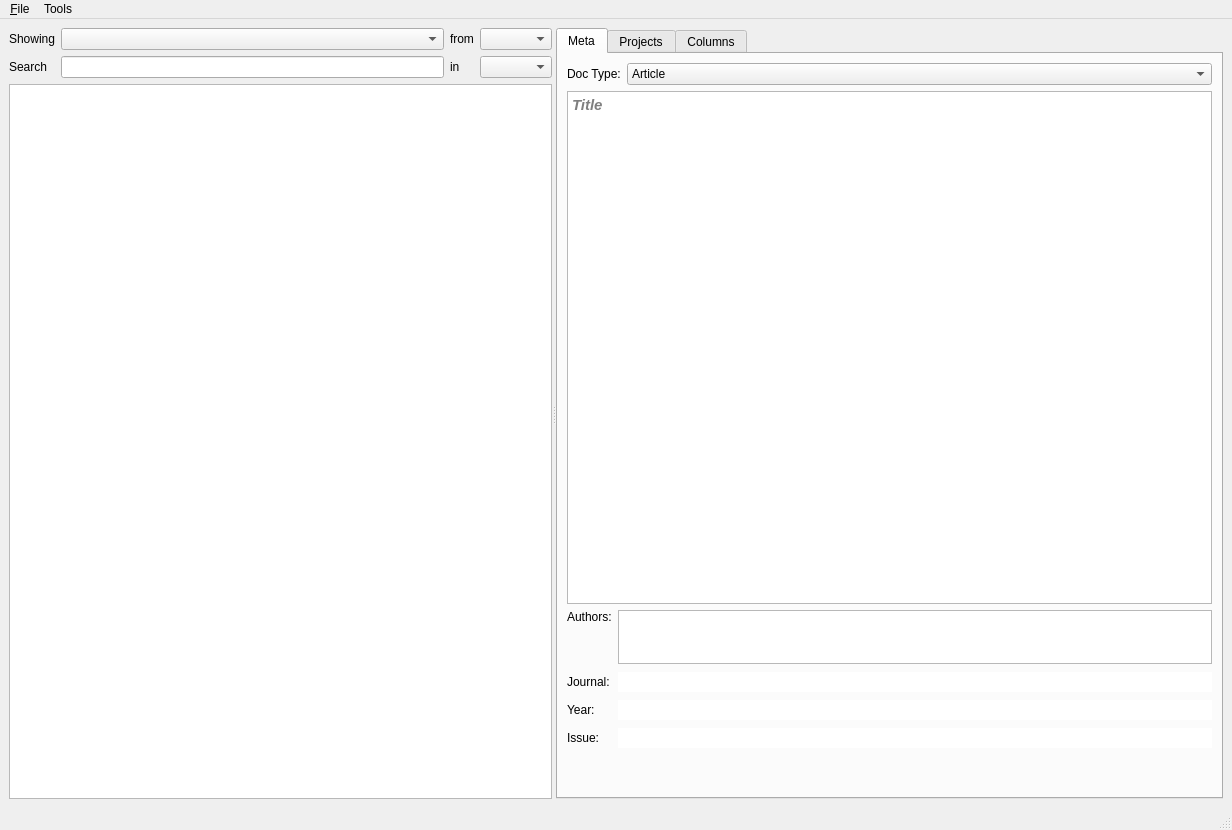
<?xml version="1.0" encoding="UTF-8"?>
<ui version="4.0">
 <class>MainWindow</class>
 <widget class="QMainWindow" name="MainWindow">
  <property name="geometry">
   <rect>
    <x>0</x>
    <y>0</y>
    <width>1232</width>
    <height>830</height>
   </rect>
  </property>
  <property name="windowTitle">
   <string>LitDash</string>
  </property>
  <widget class="QWidget" name="centralwidget">
   <layout class="QHBoxLayout" name="horizontalLayout">
    <item>
     <widget class="QSplitter" name="splitter">
      <property name="orientation">
       <enum>Qt::Horizontal</enum>
      </property>
      <widget class="QWidget" name="gridLayoutWidget">
       <layout class="QGridLayout" name="gridLayout_2">
        <item row="0" column="3">
         <widget class="QComboBox" name="comboBox_Filter_Project"/>
        </item>
        <item row="0" column="2">
         <widget class="QLabel" name="label_6">
          <property name="text">
           <string>from</string>
          </property>
         </widget>
        </item>
        <item row="0" column="1">
         <widget class="QComboBox" name="comboBox_Filter"/>
        </item>
        <item row="0" column="0">
         <widget class="QLabel" name="label_5">
          <property name="text">
           <string>Showing</string>
          </property>
         </widget>
        </item>
        <item row="1" column="2">
         <widget class="QLabel" name="label_8">
          <property name="text">
           <string>in</string>
          </property>
         </widget>
        </item>
        <item row="1" column="3">
         <widget class="QComboBox" name="comboBox_Search_Column"/>
        </item>
        <item row="1" column="0">
         <widget class="QLabel" name="label_7">
          <property name="text">
           <string>Search</string>
          </property>
         </widget>
        </item>
        <item row="1" column="1">
         <widget class="QLineEdit" name="lineEdit_Search"/>
        </item>
        <item row="2" column="0" colspan="4">
         <widget class="QTableView" name="tableView_Docs"/>
        </item>
       </layout>
      </widget>
      <widget class="QTabWidget" name="tabSidePanel">
       <property name="sizePolicy">
        <sizepolicy hsizetype="Maximum" vsizetype="Expanding">
         <horstretch>0</horstretch>
         <verstretch>0</verstretch>
        </sizepolicy>
       </property>
       <property name="minimumSize">
        <size>
         <width>250</width>
         <height>0</height>
        </size>
       </property>
       <property name="maximumSize">
        <size>
         <width>16777215</width>
         <height>16777215</height>
        </size>
       </property>
       <property name="currentIndex">
        <number>0</number>
       </property>
       <widget class="QWidget" name="tabSidePanelPage1_2">
        <attribute name="title">
         <string>Meta</string>
        </attribute>
        <layout class="QVBoxLayout" name="verticalLayout_2">
         <item>
          <layout class="QHBoxLayout" name="horizontalLayout_2">
           <item>
            <widget class="QLabel" name="label">
             <property name="sizePolicy">
              <sizepolicy hsizetype="Preferred" vsizetype="Preferred">
               <horstretch>0</horstretch>
               <verstretch>0</verstretch>
              </sizepolicy>
             </property>
             <property name="text">
              <string>Doc Type:</string>
             </property>
            </widget>
           </item>
           <item>
            <widget class="QComboBox" name="comboBox_DocType">
             <property name="sizePolicy">
              <sizepolicy hsizetype="Preferred" vsizetype="Fixed">
               <horstretch>1</horstretch>
               <verstretch>0</verstretch>
              </sizepolicy>
             </property>
             <item>
              <property name="text">
               <string>Article</string>
              </property>
             </item>
             <item>
              <property name="text">
               <string>Book</string>
              </property>
             </item>
             <item>
              <property name="text">
               <string>Book Section</string>
              </property>
             </item>
             <item>
              <property name="text">
               <string>Working Paper</string>
              </property>
             </item>
             <item>
              <property name="text">
               <string>Report</string>
              </property>
             </item>
            </widget>
           </item>
          </layout>
         </item>
         <item>
          <widget class="QTextEdit" name="textEdit_Title">
           <property name="sizePolicy">
            <sizepolicy hsizetype="Expanding" vsizetype="Ignored">
             <horstretch>0</horstretch>
             <verstretch>1</verstretch>
            </sizepolicy>
           </property>
           <property name="font">
            <font>
             <pointsize>11</pointsize>
             <weight>75</weight>
             <italic>true</italic>
             <bold>true</bold>
            </font>
           </property>
           <property name="frameShape">
            <enum>QFrame::StyledPanel</enum>
           </property>
           <property name="lineWidth">
            <number>0</number>
           </property>
           <property name="placeholderText">
            <string>Title</string>
           </property>
          </widget>
         </item>
         <item>
          <layout class="QFormLayout" name="formLayout">
           <property name="formAlignment">
            <set>Qt::AlignLeading|Qt::AlignLeft|Qt::AlignVCenter</set>
           </property>
           <property name="verticalSpacing">
            <number>8</number>
           </property>
           <item row="1" column="0">
            <layout class="QVBoxLayout" name="verticalLayout">
             <item>
              <widget class="QLabel" name="label_2">
               <property name="text">
                <string>Authors:</string>
               </property>
              </widget>
             </item>
             <item>
              <spacer name="verticalSpacer_2">
               <property name="orientation">
                <enum>Qt::Vertical</enum>
               </property>
               <property name="sizeHint" stdset="0">
                <size>
                 <width>20</width>
                 <height>40</height>
                </size>
               </property>
              </spacer>
             </item>
            </layout>
           </item>
           <item row="1" column="1">
            <widget class="QTextEdit" name="textEdit_Authors">
             <property name="sizePolicy">
              <sizepolicy hsizetype="Expanding" vsizetype="Ignored">
               <horstretch>0</horstretch>
               <verstretch>1</verstretch>
              </sizepolicy>
             </property>
             <property name="frameShape">
              <enum>QFrame::StyledPanel</enum>
             </property>
             <property name="lineWidth">
              <number>0</number>
             </property>
            </widget>
           </item>
           <item row="2" column="0">
            <widget class="QLabel" name="label_3">
             <property name="text">
              <string>Journal:</string>
             </property>
            </widget>
           </item>
           <item row="2" column="1">
            <widget class="QLineEdit" name="lineEdit_Journal">
             <property name="frame">
              <bool>false</bool>
             </property>
            </widget>
           </item>
           <item row="3" column="0">
            <widget class="QLabel" name="label_4">
             <property name="text">
              <string>Year:</string>
             </property>
            </widget>
           </item>
           <item row="3" column="1">
            <widget class="QLineEdit" name="lineEdit_Year">
             <property name="frame">
              <bool>false</bool>
             </property>
            </widget>
           </item>
           <item row="4" column="0">
            <widget class="QLabel" name="label_9">
             <property name="text">
              <string>Issue:</string>
             </property>
            </widget>
           </item>
           <item row="4" column="1">
            <widget class="QLineEdit" name="lineEdit_Issue">
             <property name="frame">
              <bool>false</bool>
             </property>
            </widget>
           </item>
          </layout>
         </item>
         <item>
          <spacer name="verticalSpacer">
           <property name="orientation">
            <enum>Qt::Vertical</enum>
           </property>
           <property name="sizeHint" stdset="0">
            <size>
             <width>20</width>
             <height>40</height>
            </size>
           </property>
          </spacer>
         </item>
        </layout>
       </widget>
       <widget class="QWidget" name="tabSidePanelPage2_2">
        <attribute name="title">
         <string>Projects</string>
        </attribute>
        <layout class="QGridLayout" name="gridLayout">
         <item row="1" column="0">
          <widget class="QPushButton" name="pushButton_NewProject">
           <property name="text">
            <string>New Project</string>
           </property>
          </widget>
         </item>
         <item row="1" column="1">
          <widget class="QPushButton" name="pushButton_OpenProjectFolder">
           <property name="text">
            <string>Open Project Folder</string>
           </property>
          </widget>
         </item>
         <item row="0" column="0" colspan="2">
          <widget class="QTreeView" name="treeView_Projects">
           <property name="sizePolicy">
            <sizepolicy hsizetype="Expanding" vsizetype="Expanding">
             <horstretch>1</horstretch>
             <verstretch>1</verstretch>
            </sizepolicy>
           </property>
          </widget>
         </item>
        </layout>
       </widget>
       <widget class="QWidget" name="tabSidePanelPage3_2">
        <attribute name="title">
         <string>Columns</string>
        </attribute>
        <layout class="QVBoxLayout" name="verticalLayout_4">
         <item>
          <widget class="QCheckBox" name="checkBox_Col_1">
           <property name="text">
            <string>CheckBox</string>
           </property>
          </widget>
         </item>
         <item>
          <widget class="QCheckBox" name="checkBox_2">
           <property name="text">
            <string>CheckBox</string>
           </property>
          </widget>
         </item>
         <item>
          <widget class="QCheckBox" name="checkBox_3">
           <property name="text">
            <string>CheckBox</string>
           </property>
          </widget>
         </item>
         <item>
          <widget class="QCheckBox" name="checkBox_4">
           <property name="text">
            <string>CheckBox</string>
           </property>
          </widget>
         </item>
         <item>
          <widget class="QCheckBox" name="checkBox_5">
           <property name="text">
            <string>CheckBox</string>
           </property>
          </widget>
         </item>
         <item>
          <widget class="QCheckBox" name="checkBox_6">
           <property name="text">
            <string>CheckBox</string>
           </property>
          </widget>
         </item>
         <item>
          <widget class="QCheckBox" name="checkBox_7">
           <property name="text">
            <string>CheckBox</string>
           </property>
          </widget>
         </item>
         <item>
          <widget class="QCheckBox" name="checkBox_8">
           <property name="text">
            <string>CheckBox</string>
           </property>
           <property name="iconSize">
            <size>
             <width>20</width>
             <height>20</height>
            </size>
           </property>
          </widget>
         </item>
         <item>
          <spacer name="verticalSpacer_3">
           <property name="orientation">
            <enum>Qt::Vertical</enum>
           </property>
           <property name="sizeHint" stdset="0">
            <size>
             <width>20</width>
             <height>40</height>
            </size>
           </property>
          </spacer>
         </item>
        </layout>
       </widget>
      </widget>
     </widget>
    </item>
   </layout>
  </widget>
  <widget class="QMenuBar" name="menubar">
   <property name="geometry">
    <rect>
     <x>0</x>
     <y>0</y>
     <width>1232</width>
     <height>38</height>
    </rect>
   </property>
   <widget class="QMenu" name="menu_File">
    <property name="title">
     <string>&amp;File</string>
    </property>
    <addaction name="actionProperties"/>
    <addaction name="action_Exit"/>
   </widget>
   <widget class="QMenu" name="menuTools">
    <property name="title">
     <string>Tools</string>
    </property>
    <addaction name="actionCheck_for_New_Docs"/>
    <addaction name="actionCheck_for_Duplicates"/>
   </widget>
   <addaction name="menu_File"/>
   <addaction name="menuTools"/>
  </widget>
  <widget class="QStatusBar" name="statusbar"/>
  <action name="actionProperties">
   <property name="text">
    <string>Properties</string>
   </property>
  </action>
  <action name="action_Exit">
   <property name="text">
    <string>&amp;Exit</string>
   </property>
  </action>
  <action name="actionCheck_for_Duplicates">
   <property name="text">
    <string>Check for Duplicates</string>
   </property>
  </action>
  <action name="actionCheck_for_New_Docs">
   <property name="text">
    <string>Check for New Docs</string>
   </property>
  </action>
 </widget>
 <resources/>
 <connections/>
</ui>
